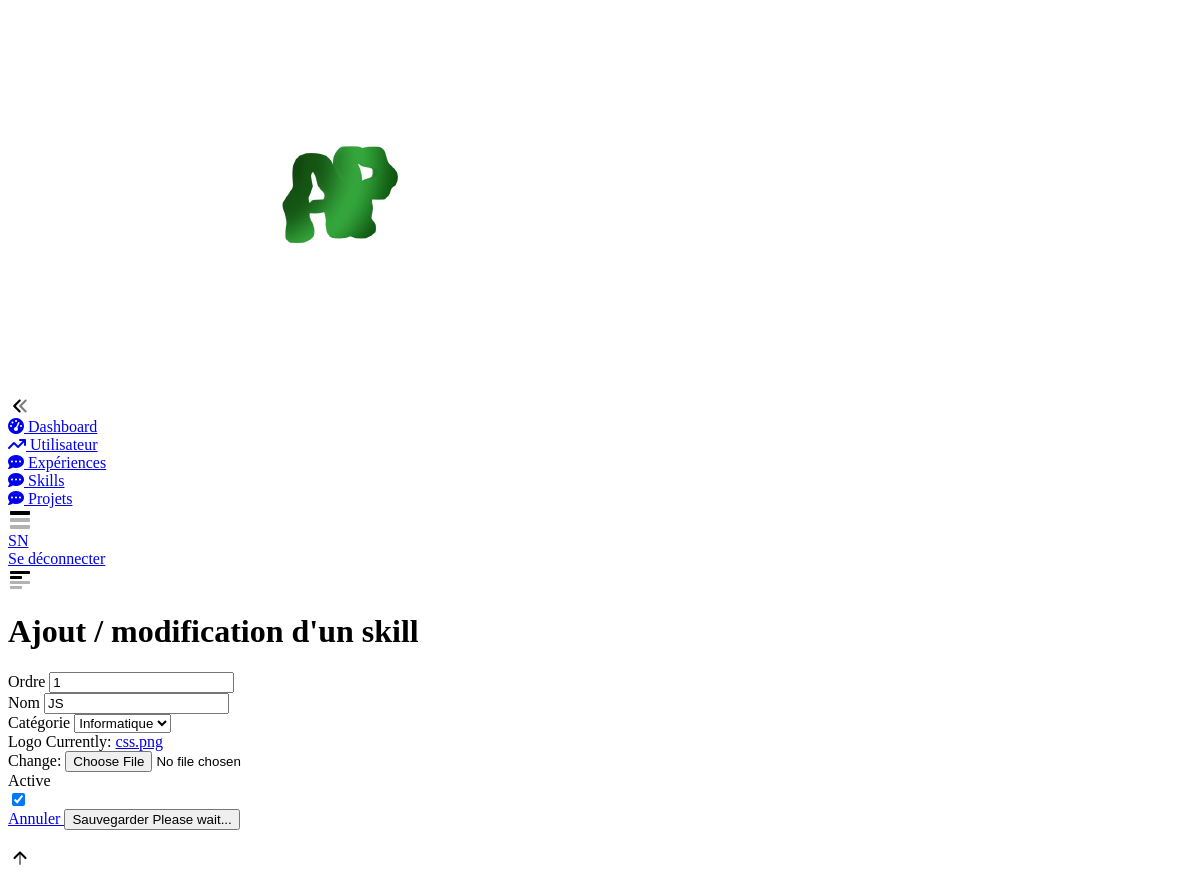
/administration/skill/1/update/ (signed in), run on an earlier commit of the app's database.
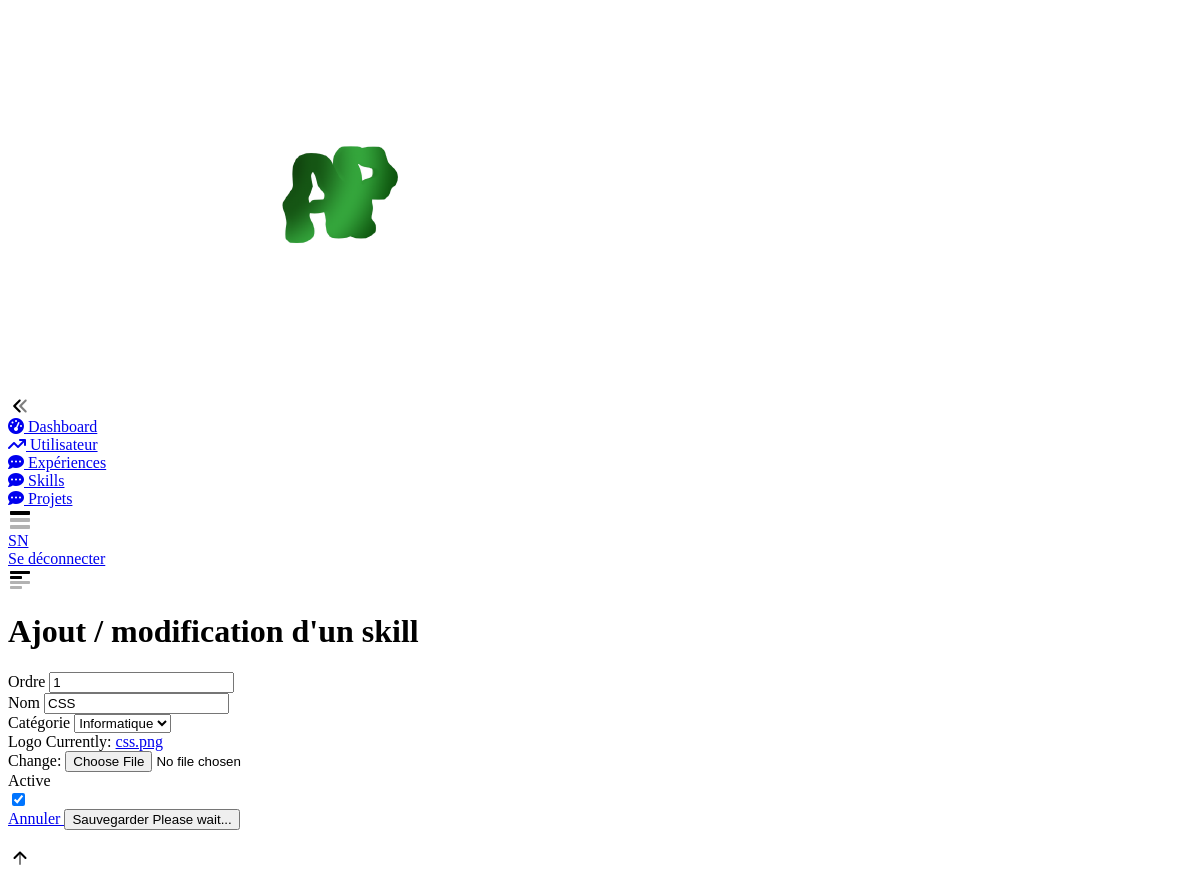
And on a later commit of the database.
### content/models.py (models this page shows, shortened)
class Skill(models.Model):
    order = models.IntegerField(
        verbose_name="Ordre"
    )
    date_created = models.DateTimeField(
        verbose_name="Date de création",
        auto_now_add=True
    )
    date_updated = models.DateTimeField(
        verbose_name="Date de modification",
        auto_now=True
    )
    INFO = 'IN'
    THEO = 'TH'
    SOFT = 'ST'
    CAT_CHOICES = (
        (INFO, 'Informatique'),
        (THEO, 'Théorique'),
        (SOFT, 'Soft-Skills')
    )
    category = models.CharField(
        verbose_name="Catégorie",
        choices=CAT_CHOICES,
        max_length=2,
        default=INFO
    )
    title = models.CharField(
        max_length=255, verbose_name="Nom"
    )
    logo = models.ImageField(
        verbose_name="Logo",
        default='logo'
    )
    is_active = models.BooleanField(
        verbose_name="Active"
    )
    class Meta:
        verbose_name = "Skill"
        verbose_name_plural = "Skill"
        ordering = ['order']

### administration/views/skill.py (the view, shortened to what this page needs)
# urls.py: path('skill/<int:skill_pk>/update/', skill_views.SkillUpdate.as_view(),
class SkillUpdate(session_mixins.StaffRequiredMixin, UpdateView):
    model = content_models.Skill
    pk_url_kwarg = 'skill_pk'
    template_name = 'administration/content/skill_form.html'
    fields = ['order', 'title', 'category', 'logo', 'is_active']

### session/mixins.py (called while the page is built)
    def dispatch(self, request, *args, **kwargs):
        if request.user.is_authenticated and request.user.is_admin:
            return super(StaffRequiredMixin, self).dispatch(request, *args, **kwargs)
        messages.warning(request, 'Merci de bien vouloir vous connecter')
        response = redirect('administration:login_user')
        response['Location'] += '?next=' + request.path
        return response

### templatetags/templatetags/common_tags.py (called while the page is built)
@register.filter(name='addcss')
def addcss(field, css):
    return field.as_widget(attrs={"class": css})

### templates/administration/content/skill_form.html (shortened to what this page needs)
{% extends 'administration/layout.html' %}
{% load static %}
{% load common_tags %}
{% block title %} Ajout / modification d'un skill {% endblock %}
{% block content %}
    <div class="post d-flex flex-column-fluid" id="kt_post">
        <div id="kt_content_container" class="container-xxl">
            <div class="row">
                <div class="col-12">
                    <div class="card card-flush h-lg-100">
                        <div class="card-body">
                            <form class="form" enctype="multipart/form-data" method="post">
                                {% for field in form %}
                                      <div class="fv-row mb-7">
                                    <label class="fs-6 fw-bold form-label mt-3">
                                        <span class="required">{{ field.label }}</span>
                                    </label>
                                      {% if field.field.widget.input_type == 'checkbox' %}
                                          <div class="w-30px">
                                           {{ field|addcss:"form-check-input form-control-solid" }}
                                          </div>
                                      {% else %}
                                      {{ field|addcss:"form-control form-control-solid" }}
                                      {% endif %}
                                </div>
                                {% endfor %}
                                <div class="d-flex justify-content-end">
                                    <a href="{% url 'administration:skill' %}" type="reset" data-kt-contacts-type="cancel" class="btn btn-light me-3">
                                        Annuler
                                    </a>
                                    <button type="submit" data-kt-contacts-type="submit" class="btn btn-primary">
                                        <span class="indicator-label">Sauvegarder</span>
                                        <span class="indicator-progress">Please wait...
															</span>
                                    </button>
                                </div>
                            </form>
                        </div>
                    </div>
                </div>
            </div>
        </div>
    </div>
{% endblock %}

What changed in the data, as far as the page shows it:
changed Skill "Informatique": title "JS" → "CSS"
